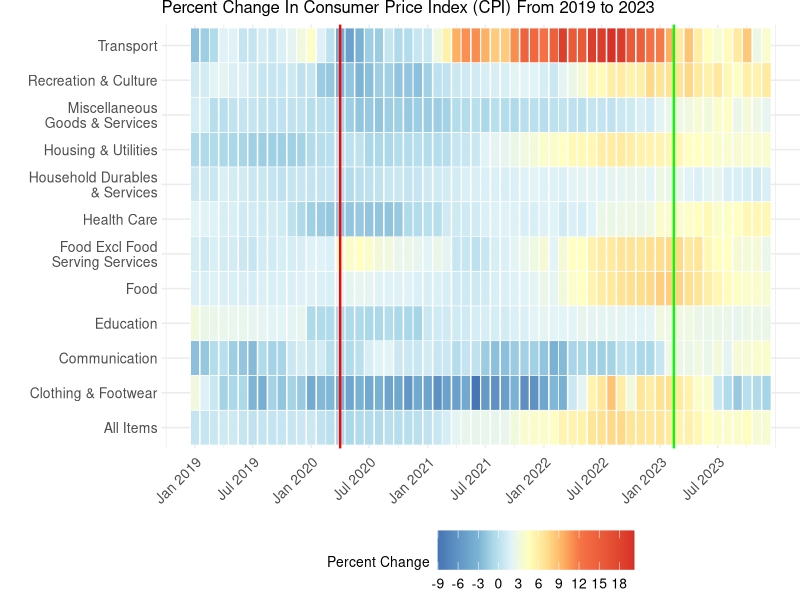
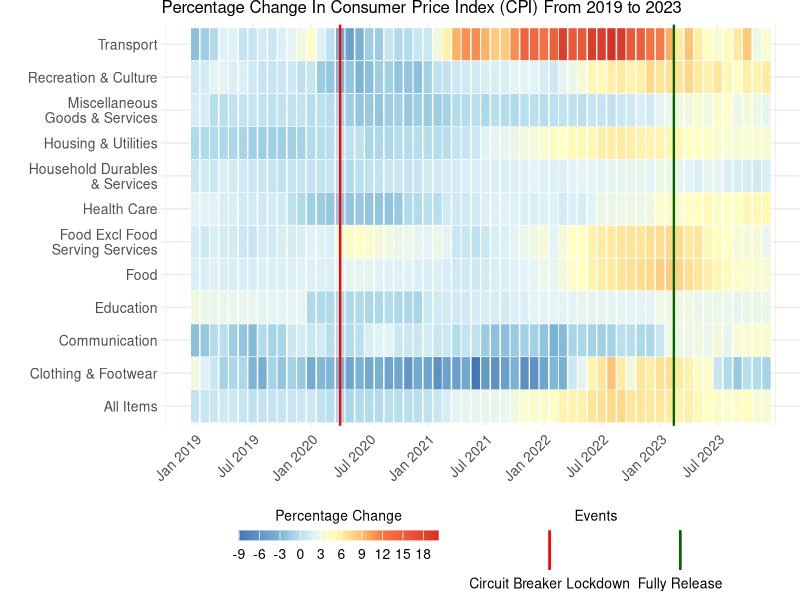
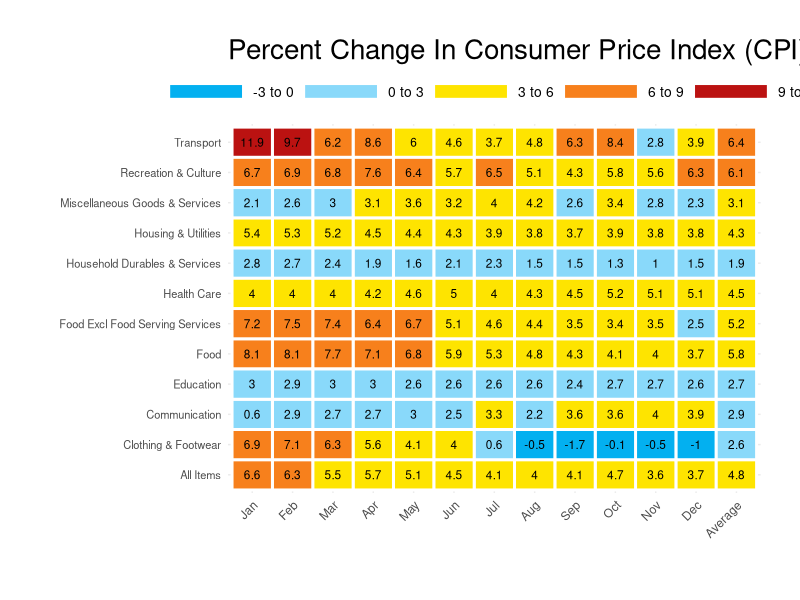
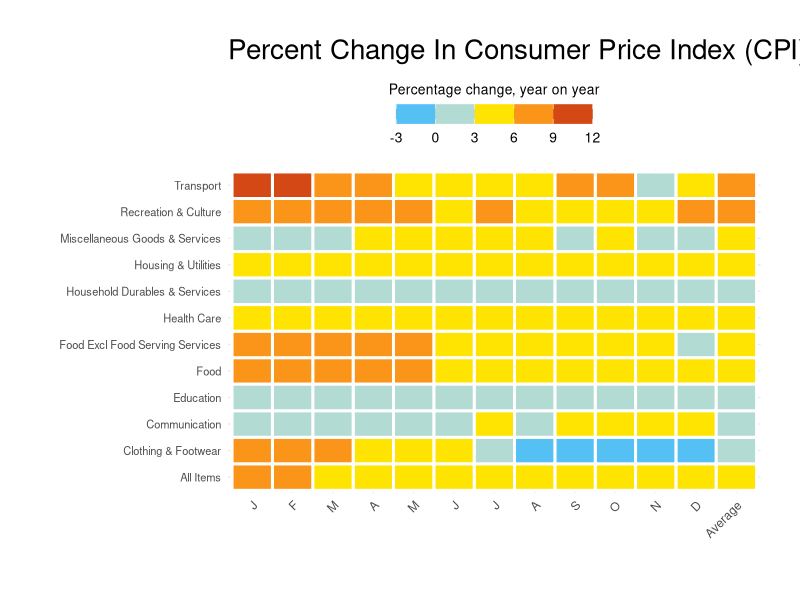
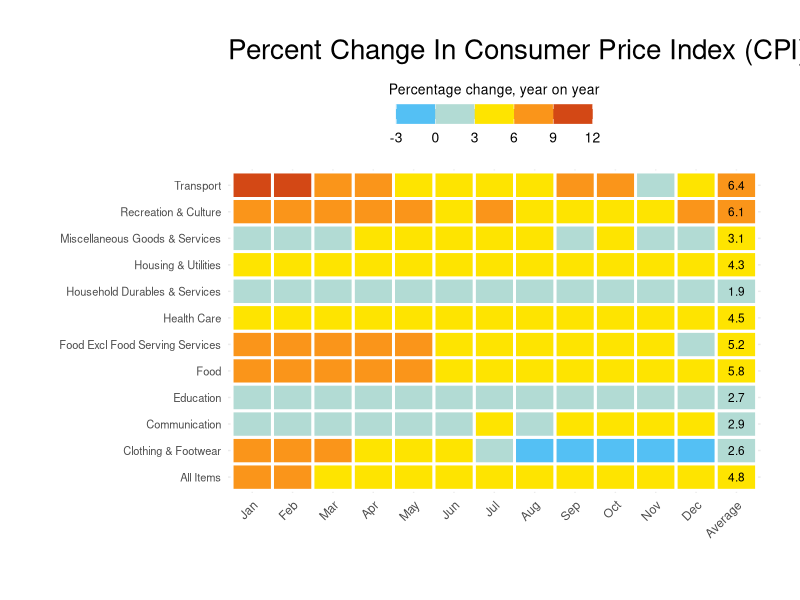

Write R code to recreate these figures, in order.
## ---- chunk 1
# Load necessary libraries
library(tidyverse)
library(lubridate)
library(ggplot2)
library(RColorBrewer)
## ---- chunk 2
# Load the dataset
dataset <- read_csv("M212911.csv", skip = 10)
dataset <- dataset[1:152,]
## ---- chunk 3
# Convert relevant columns to numeric
dataset <- dataset %>%
  mutate(across(matches("^2019|^2020|^2021|^2022|^2023"), ~ as.numeric(as.character(.))))

month_data <- dataset %>%
  filter(`Data Series` %in% c("Food", "Food Excl Food Serving Services", "Clothing & Footwear", "Housing & Utilities", "Household Durables & Services", "Health Care", "Transport", "Communication", "Recreation & Culture", "Education", "Miscellaneous Goods & Services", "All Items")) %>%
  select(`Data Series`, matches("^2019|^2020|^2021|^2022|^2023"))

## ---- chunk 4
# Pivot longer for heatmap generation
long_data <- month_data %>%
  pivot_longer(cols = matches("^2019|^2020|^2021|^2022|^2023"), 
               names_to = "Year_Month", values_to = "Percent_Change") %>%
  separate(Year_Month, into = c("Year", "Month"), sep = " ") %>%
  mutate(Year = as.integer(Year), 
         Month = factor(Month, levels = c("Jan", "Feb", "Mar", "Apr", "May", "Jun", "Jul", "Aug", "Sep", "Oct", "Nov", "Dec")),
         Date = as.Date(paste(Year, Month, "01", sep = "-"), format = "%Y-%b-%d"))

# Adjust the data series names for better readability
long_data <- long_data %>%
  mutate(`Data Series` = case_when(
    `Data Series` == "Miscellaneous Goods & Services" ~ "Miscellaneous\nGoods & Services",
    `Data Series` == "Household Durables & Services" ~ "Household Durables\n& Services",
    `Data Series` == "Food Excl Food Serving Services" ~ "Food Excl Food\nServing Services",
    TRUE ~ as.character(`Data Series`)
  ))



# Define custom color scale
color_scale <- scale_fill_gradientn(
  #colors = c("#003f5c","#2f4b7c","#03b0f0", "#89d9fa", "#fee400", "#f7801c", "#bb1211", "#7a0c0a", "#440606"),
  #colors = c("#03b0f0", "#89d9fa", "#fee400", "#f7801c", "#bb1211"),
  colors = rev(brewer.pal(9, "RdYlBu")),
  #colors = brewer.pal(9, "RdYlBu"),  # Use the RdYlBu palette with 9 colors
  #colors = c("#03b0f0", "#89d9fa", "#fee400", "#f7801c", "#bb1211"),
  values = scales::rescale(c(min(long_data$Percent_Change, na.rm = TRUE), -3, 0, 3, 6, 9, 12, max(long_data$Percent_Change, na.rm = TRUE))),  # Define breakpoints dynamically
  limits = c(min(long_data$Percent_Change, na.rm = TRUE), max(long_data$Percent_Change, na.rm = TRUE)),  # Dynamic limits
  breaks = seq(floor(min(long_data$Percent_Change, na.rm = TRUE)), ceiling(max(long_data$Percent_Change, na.rm = TRUE)), by = 3),  # Adjust breaks dynamically
  labels = as.character(seq(floor(min(long_data$Percent_Change, na.rm = TRUE)), ceiling(max(long_data$Percent_Change, na.rm = TRUE)), by = 3))  # Adjust labels dynamically
)
## ---- chunk 5




# Generate heatmap with customized color and spacing
ggplot(long_data, aes(x = Date, y = `Data Series`, fill = Percent_Change)) +
  geom_tile(color = "white", size = 0.2) +  # Add spacing between tiles
  geom_vline(xintercept = as.numeric(as.Date("2020-04-01")), color = "Red", linetype = "solid", size = 0.8) +  # circuit breaker lockdown 
  geom_vline(xintercept = as.numeric(as.Date("2023-02-13")), color = "Green", linetype = "solid", size = 0.8) +  # fully release
  color_scale +
  scale_x_date(
    breaks = seq.Date(from = min(long_data$Date, na.rm = TRUE), to = max(long_data$Date, na.rm = TRUE), by = "6 months"),
    date_labels = "%b %Y"
  )+  scale_color_manual(
    name = "Events",
    values = c("Circuit Breaker Lockdown" = "red", "Fully Release" = "green"),
    guide = guide_legend(override.aes = list(linetype = "solid", size = 1))
  )+
  labs(title = "Percent Change In Consumer Price Index (CPI) From 2019 to 2023",
       x = NULL, y = NULL, fill = "Percent Change") +
  theme_minimal() +
  theme(axis.text.x = element_text(angle = 45, hjust = 1)) +
  theme(plot.title = element_text(size = 12), 
        axis.text.x = element_text(size = 10), 
        axis.text.y = element_text(size = 10, margin = margin(0, 0, 0, 20)), 
        legend.title = element_text(size = 10),
        legend.text = element_text(size = 10)) +
  theme(plot.margin = unit(c(0, 0, 0, 0), "cm")) +
  theme(legend.position = "bottom") +
  theme(legend.key.size = unit(1, "cm")) +
  theme(legend.key.width = unit(1, "cm"))


## ---- chunk 6
ggplot(long_data, aes(x = Date, y = `Data Series`, fill = Percent_Change)) +
  geom_tile(color = "white", size = 0.2) +  # Add spacing between tiles
  geom_vline(aes(xintercept = as.numeric(as.Date("2020-04-01")), color = "Circuit Breaker Lockdown"), linetype = "solid", size = 0.8, show.legend = TRUE) +  # Circuit breaker lockdown
  geom_vline(aes(xintercept = as.numeric(as.Date("2023-02-13")), color = "Fully Release"), linetype = "solid", size = 0.8, show.legend = TRUE) +  # Fully release
  color_scale +
  scale_x_date(
    breaks = seq.Date(from = min(long_data$Date, na.rm = TRUE), to = max(long_data$Date, na.rm = TRUE), by = "6 months"),
    date_labels = "%b %Y"
  ) +
  scale_color_manual(
    name = "Events",
    values = c("Circuit Breaker Lockdown" = "red", "Fully Release" = "#006400"),
    guide = guide_legend(
      title.position = "top",
      override.aes = list(
        linetype = "solid",
        size = 1,
        color = c("red", "#006400"),
        keyheight = unit(1, "lines"),
        keywidth = unit(1, "lines")
      )
    )
  ) +
  labs(title = "Percentage Change In Consumer Price Index (CPI) From 2019 to 2023",
       x = NULL, y = NULL, fill = "Percentage Change") +
  theme_minimal() +
  theme(axis.text.x = element_text(angle = 45, hjust = 1)) +
  theme(plot.title = element_text(size = 12), 
        axis.text.x = element_text(size = 10), 
        axis.text.y = element_text(size = 10, margin = margin(0, 0, 0, 20)), 
        legend.title = element_text(size = 10),
        legend.text = element_text(size = 10)) +
  theme(plot.margin = unit(c(0, 0, 0, 0), "cm")) +
  theme(legend.position = "bottom",
        legend.box = "horizontal",
        legend.box.just = "top",
        legend.title.align = 0.5,
        legend.text.align = 0.5,
        legend.key.size = unit(1, "cm"),
        legend.key.width = unit(1, "cm")) +
  guides(
    fill = guide_colorbar(title.position = "top", barwidth = 10, barheight = 0.5),
    color = guide_legend(
      title.position = "top",
      label.position = "bottom",
      override.aes = list(
        linetype = "solid",
        size = 1,
        color = c("red", "#006400"),
        keyheight = unit(2, "lines"),
        keywidth = unit(1, "lines")
      )
    )
  )


## ---- chunk 7

# Filter for 2023 data
data_2023 <- month_data %>%
  select(`Data Series`, matches("^2023"))

# Calculate average change for 2023
data_2023 <- data_2023 %>%
  rowwise() %>%
  mutate(`2023 Average Change` = mean(c_across(matches("^2023")), na.rm = TRUE)) %>%
  ungroup()

# Pivot longer for heatmap generation
long_data <- data_2023 %>%
  pivot_longer(cols = matches("^2023"), 
               names_to = "Year_Month", values_to = "Percent_Change") %>%
  separate(Year_Month, into = c("Year", "Month"), sep = " ", extra = "drop") %>%
  mutate(Year = as.integer(Year), 
         Month = factor(Month, levels = c("Jan", "Feb", "Mar", "Apr", "May", "Jun", "Jul", "Aug", "Sep", "Oct", "Nov", "Dec")))

# Define the custom discrete color scale
discrete_colors <- c("#03b0f0", "#89d9fa", "#fee400", "#f7801c", "#bb1211")
breaks <- c(-3, 0, 3, 6, 9, 12)
labels <- c("-3 to 0", "0 to 3", "3 to 6", "6 to 9", "9 to 12")


## ---- chunk 8
# Prepare data for the average change row
average_data <- data_2023 %>%
  select(`Data Series`, `2023 Average Change`) %>%
  rename(Percent_Change = `2023 Average Change`) %>%
  mutate(Month = "Average", Year = 2023)


# Combine the average data with the original long data
combined_data <- bind_rows(long_data, average_data)

# Ensure "Average" appears last in the plot
combined_data$Month <- factor(combined_data$Month, levels = c(levels(long_data$Month), "Average"))


# Filter out any NA values
combined_data <- combined_data %>% filter(!is.na(Month))

## ---- chunk 9
print(combined_data)
## ---- chunk 10

# Generate the heatmap including the average row
heatmap_with_average <- ggplot(combined_data, aes(x = Month, y = `Data Series`)) +
  geom_tile(aes(fill = cut(Percent_Change, breaks = breaks, labels = labels, include.lowest = TRUE)), color = "white", size = 1) +  # Use white fill and black border for each tile
  scale_fill_manual(values = setNames(discrete_colors, labels), name = "Percent Change") +
  geom_text(aes(label = round(Percent_Change, 1)), size = 3, color = "black") +  # Add text labels for percent change
  labs(title = "Percent Change In Consumer Price Index (CPI) Over Corresponding Period Of Previous Year, 2023",
       x = "", y = "") +
  theme_minimal() +
  theme(axis.text.x = element_text(angle = 45, hjust = 1),  # Rotate x-axis labels
        axis.text.y = element_text(size = 8),  # Adjust y-axis label size
        plot.title = element_text(size = 20), 
        legend.title = element_blank(),  # Remove legend title
        legend.text = element_text(size = 10),
        legend.position = "top",
        legend.direction = "horizontal",
        legend.key.height = unit(0.5, "cm"),
        legend.key.width = unit(2, "cm"),
        legend.spacing.x = unit(0, "cm"),
        legend.spacing.y = unit(0.5, "cm"),
        plot.margin = unit(c(1, 1, 1, 1), "cm"))

# Display the heatmap with the average row
print(heatmap_with_average)
## ---- chunk 11
colors <- c("#03b0f0", "#89d9fa", "#fee400", "#f7801c", "#bb1211")
breaks <- c(-3, 0, 3, 6, 9, 12)
labels <- as.character(breaks)


# Create a vector of month abbreviations
month_abbr <- c("J", "F", "M", "A", "M", "J", "J", "A", "S", "O", "N", "D", "Average")


combined_data <- combined_data %>%
  mutate(is_average = if_else(Month == "Average", TRUE, FALSE))
# Generate the heatmap without displaying numbers in the average column
heatmap_with_average <- ggplot(combined_data, aes(x = Month, y = `Data Series`)) +
  geom_tile(aes(fill = Percent_Change), color = "white", size = 1) +  # Use white fill and black border for each tile
  scale_fill_stepsn(colors = colors, breaks = breaks, labels = labels, name = "Percentage change, year on year",
                    limits = c(min(breaks), max(breaks))) +
  geom_text(aes(label = ifelse(FALSE, round(Percent_Change, 1), "")), size = 3, color = "black") +  # No text labels for average column
  labs(title = "Percent Change In Consumer Price Index (CPI) Over Corresponding Period Of Previous Year, 2023",
       x = "", y = "") +
  scale_x_discrete(labels = month_abbr) +
  theme_minimal() +
  theme(axis.text.x = element_text(angle = 45, hjust = 1),  # Rotate x-axis labels
        axis.text.y = element_text(size = 8),  # Adjust y-axis label size
        plot.title = element_text(size = 20), 
        legend.title = element_text(size = 10),  # Customize legend title size
        legend.text = element_text(size = 10),
        legend.position = "top",
        legend.direction = "horizontal",
        legend.key.height = unit(0.5, "cm"),
        legend.key.width = unit(1, "cm"),
        legend.spacing.x = unit(0, "cm"),
        legend.spacing.y = unit(0.5, "cm"),
        plot.margin = unit(c(1, 1, 1, 1), "cm")) +
  guides(fill = guide_colorbar(title.position = "top", title.hjust = 0.5))
# Display the heatmap with the average row
print(heatmap_with_average)


## ---- chunk 12

combined_data <- combined_data %>%
  mutate(is_average = if_else(Month == "Average", TRUE, FALSE))

# Generate the heatmap including the average row
heatmap_with_average <- ggplot(combined_data, aes(x = Month, y = `Data Series`)) +
  geom_tile(aes(fill = Percent_Change), color = "white", size = 1) +  # Use white fill and black border for each tile
  scale_fill_stepsn(colors = colors, breaks = breaks, labels = labels, name = "Percentage change, year on year", 
                    limits = c(min(breaks), max(breaks))) +
  geom_text(aes(label = ifelse(is_average, round(Percent_Change, 1), "")), size = 3, color = "black") +  # Add text labels for percent change only for average
  labs(title = "Percent Change In Consumer Price Index (CPI) Over Corresponding Period Of Previous Year, 2023",
       x = "", y = "") +
  theme_minimal() +
  theme(axis.text.x = element_text(angle = 45, hjust = 1),  # Rotate x-axis labels
        axis.text.y = element_text(size = 8),  # Adjust y-axis label size
        plot.title = element_text(size = 20), 
        legend.title = element_text(size = 10),  # Customize legend title size
        legend.text = element_text(size = 10),
        legend.position = "top",
        legend.direction = "horizontal",
        legend.key.height = unit(0.5, "cm"),
        legend.key.width = unit(1, "cm"),
        legend.spacing.x = unit(0, "cm"),
        legend.spacing.y = unit(0.5, "cm"),
        plot.margin = unit(c(1, 1, 1, 1), "cm")) +
  guides(fill = guide_colorbar(title.position = "top", title.hjust = 0.5))


# Display the heatmap with the average row
print(heatmap_with_average)
